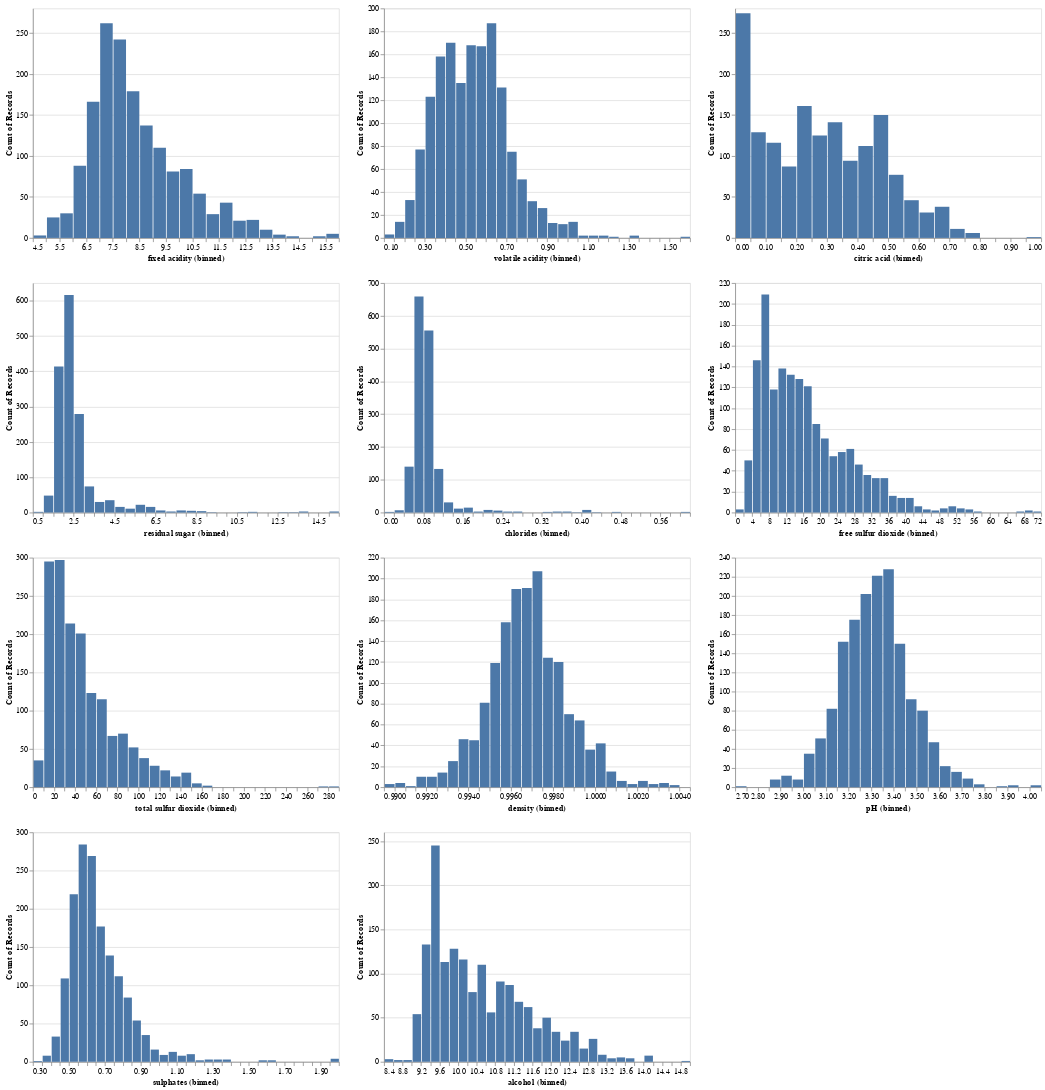

Here is the notebook cell this chart was saved with:
### Markdown cell above
We first observe the distribution of the features using their statistical summaries and a histogram. We can see that the majority of features have a skewed distribution, with many containing outliers. Volatile acidity, residual sugar, chlorides, free sulfur dioxide, total sulfur dioxide, and sulphates all have very extreme outliers.

### Code cell
# Features 
feature_df = df.drop('quality', axis=1)

feature_names = list(feature_df.columns)

alt.Chart(feature_df).mark_bar().encode(
     alt.X(alt.repeat()).type('quantitative').bin(maxbins=40),
     y='count()',
).properties(
    width=400,
    height=300
).repeat(
    feature_names, 
    columns=3
)

### Figure 1 — Vega-Lite specification as saved in the notebook (floating-point values rounded to 4 significant figures; data arrays with more than 128 entries replaced by an {"elided": "..."} marker saying what was removed)
{"config": {"view": {"continuousWidth": 300, "continuousHeight": 300}}, "repeat": ["fixed acidity", "volatile acidity", "citric acid", "residual sugar", "chlorides", "free sulfur dioxide", "total sulfur dioxide", "density", "pH", "sulphates", "alcohol"], "spec": {"data": {"name": "data-0f7e70c7b34f9e5f938a1e90e2a8b1c1"}, "mark": {"type": "bar"}, "encoding": {"x": {"bin": {"maxbins": 40}, "field": {"repeat": "repeat"}, "type": "quantitative"}, "y": {"aggregate": "count", "type": "quantitative"}}, "height": 300, "width": 400}, "columns": 3, "$schema": "https://vega.github.io/schema/vega-lite/v5.15.1.json", "datasets": {"data-0f7e70c7b34f9e5f938a1e90e2a8b1c1": {"elided": "1599 records"}}}
